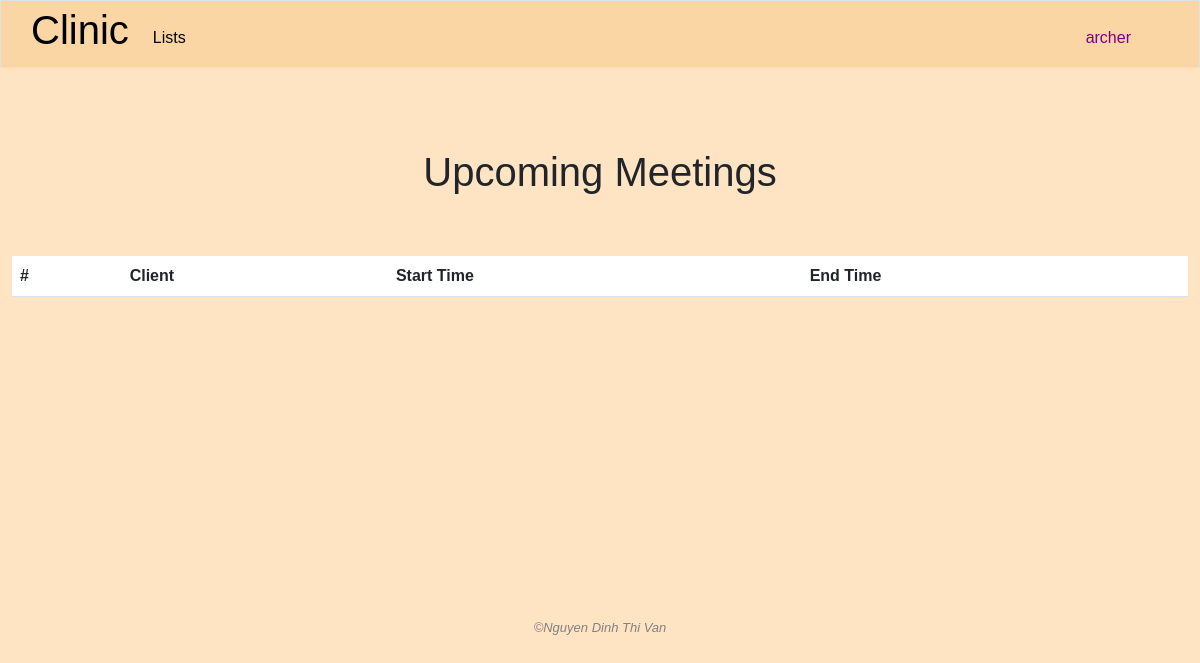
/upcoming_meetings (signed in), run on an earlier commit of the app's database.
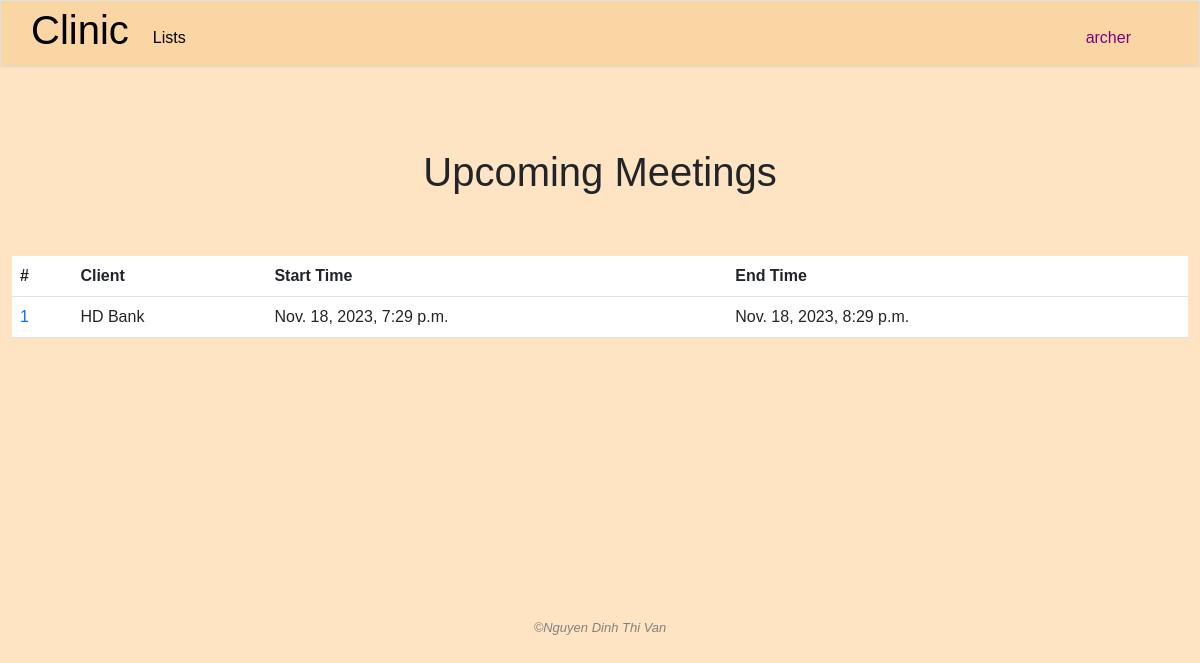
And on a later commit of the database.
### clinic/models.py (models this page shows, shortened)
class MeetUp(models.Model):
    start_time = models.DateTimeField(blank=True, null=True)
    end_time = models.DateTimeField(blank=True, null=True)
    client = models.ForeignKey(Company, on_delete=models.CASCADE, related_name='meetings')
    created = models.DateTimeField(auto_now_add=True)
    end_or_not = models.BooleanField(default=False)

class Company(models.Model):
    name = models.CharField(max_length=255)
    industry = models.CharField(max_length=255)
    address = models.TextField()
    email = models.CharField(max_length=255, blank=True, null=True)
    phone = models.CharField(max_length=255, blank=True, null=True)
    representative = models.ForeignKey('People', on_delete=models.SET_NULL, blank=True, null=True, related_name="companies")
    male_headcount = models.IntegerField()
    female_headcount = models.IntegerField()
    created_by = models.ForeignKey(User, on_delete=models.SET_NULL, blank=True, null=True, related_name="add_companies")
    modified_by = models.ForeignKey(User, on_delete=models.SET_NULL, blank=True, null=True, related_name="modified_companies")

### clinic/views.py (the view)
# urls.py: path('upcoming_meetings', views.upcoming_meetings, name="upcoming_meetings"),
@login_required
def upcoming_meetings(request):
    if "read_meeting_info" not in user_right(request.user.management_right_level):
        request.session['nay_message'] = "You do not have the permission to read this information"
        return HttpResponseRedirect(reverse('index'))
    now = datetime.now()
    meetings = MeetUp.objects.filter(start_time__gt = now).order_by("start_time")
    today = date.today()
    for meeting in meetings:
        if days_between(str(today), str(meeting.start_time.date())) <= 3:
            meeting.in_within_3_days = True
        else:
            meeting.in_within_3_days = False
    return render(request, "clinic/upcoming_meetings.html", {
        "meetings": meetings
    })

### clinic/helpers.py (called while the page is built)
def days_between(d1, d2):
    d1 = datetime.strptime(d1, '%Y-%m-%d')
    d2 = datetime.strptime(d2, '%Y-%m-%d')
    return (d2 - d1).days

### clinic/templates/clinic/upcoming_meetings.html (shortened to what this page needs)
{% extends "clinic/layout.html" %}
{% load static %}
{% block main %}
    <h1 class="text-center page-title">Upcoming Meetings</h1>
    <div class="container-fluid">
        <table class="table table-hover">
            <thead>
                <tr>
                    <th>#</th>
                    <th>Client</th>
                    <th>Start Time</th>
                    <th>End Time</th>
                </tr>
            </thead>
            <tbody>
                {% for meeting in meetings %}
                    <tr>
                        <td><a class="no-underline" href="{% url 'meeting_agenda' meeting_id=meeting.id %}">{{ forloop.counter }}</a></td>
                        <td>{{ meeting.client.name }}</td>
                        <td class="{% if meeting.in_within_3_days %} text-danger {% endif %}">{{ meeting.start_time }}</td>
                        <td class="{% if meeting.in_within_3_days %} text-danger {% endif %}">{{ meeting.end_time }}</td>
                    </tr>
                {% endfor %}
            </tbody>
        </table>
    </div>
{% endblock %}

What changed in the data, as far as the page shows it:
added MeetUp: client.name "HD Bank", start_time "Nov. 18, 2023, 7:29 p.m.", end_time "Nov. 18, 2023, 8:29 p.m."
